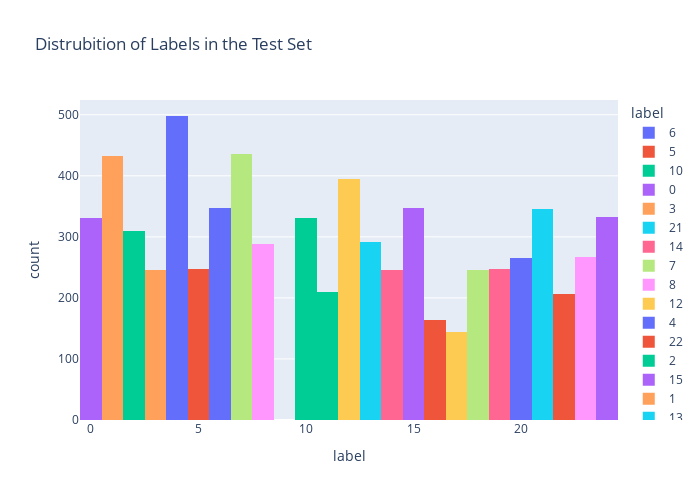

Notebook code cell kept with this figure:
### Code cell
#creating an interactive bar graph that shows the distrubition of labels within the test set
fig = px.histogram(test, 
                   x='label',
                   color = 'label',
                   title="Distrubition of Labels in the Test Set",
                   width=700, height=500)
fig.show()

### Figure 1 — Plotly figure (JSON) as saved in the notebook; plotly's stock layout.template omitted (floating-point values rounded to 4 significant figures; data arrays with more than 128 entries replaced by an {"elided": "..."} marker saying what was removed)
{"data": [{"alignmentgroup": "True", "bingroup": "x", "hovertemplate": "label=%{x}<br>count=%{y}<extra></extra>", "legendgroup": "6", "marker": {"color": "#636efa", "pattern": {"shape": ""}}, "name": "6", "offsetgroup": "6", "orientation": "v", "showlegend": true, "type": "histogram", "x": {"elided": "348 int values"}, "xaxis": "x", "yaxis": "y"}, {"alignmentgroup": "True", "bingroup": "x", "hovertemplate": "label=%{x}<br>count=%{y}<extra></extra>", "legendgroup": "5", "marker": {"color": "#EF553B", "pattern": {"shape": ""}}, "name": "5", "offsetgroup": "5", "orientation": "v", "showlegend": true, "type": "histogram", "x": {"elided": "247 int values"}, "xaxis": "x", "yaxis": "y"}, {"alignmentgroup": "True", "bingroup": "x", "hovertemplate": "label=%{x}<br>count=%{y}<extra></extra>", "legendgroup": "10", "marker": {"color": "#00cc96", "pattern": {"shape": ""}}, "name": "10", "offsetgroup": "10", "orientation": "v", "showlegend": true, "type": "histogram", "x": {"elided": "331 int values"}, "xaxis": "x", "yaxis": "y"}, {"alignmentgroup": "True", "bingroup": "x", "hovertemplate": "label=%{x}<br>count=%{y}<extra></extra>", "legendgroup": "0", "marker": {"color": "#ab63fa", "pattern": {"shape": ""}}, "name": "0", "offsetgroup": "0", "orientation": "v", "showlegend": true, "type": "histogram", "x": {"elided": "331 int values"}, "xaxis": "x", "yaxis": "y"}, {"alignmentgroup": "True", "bingroup": "x", "hovertemplate": "label=%{x}<br>count=%{y}<extra></extra>", "legendgroup": "3", "marker": {"color": "#FFA15A", "pattern": {"shape": ""}}, "name": "3", "offsetgroup": "3", "orientation": "v", "showlegend": true, "type": "histogram", "x": {"elided": "245 int values"}, "xaxis": "x", "yaxis": "y"}, {"alignmentgroup": "True", "bingroup": "x", "hovertemplate": "label=%{x}<br>count=%{y}<extra></extra>", "legendgroup": "21", "marker": {"color": "#19d3f3", "pattern": {"shape": ""}}, "name": "21", "offsetgroup": "21", "orientation": "v", "showlegend": true, "type": "histogram", "x": {"elided": "346 int values"}, "xaxis": "x", "yaxis": "y"}, {"alignmentgroup": "True", "bingroup": "x", "hovertemplate": "label=%{x}<br>count=%{y}<extra></extra>", "legendgroup": "14", "marker": {"color": "#FF6692", "pattern": {"shape": ""}}, "name": "14", "offsetgroup": "14", "orientation": "v", "showlegend": true, "type": "histogram", "x": {"elided": "246 int values"}, "xaxis": "x", "yaxis": "y"}, {"alignmentgroup": "True", "bingroup": "x", "hovertemplate": "label=%{x}<br>count=%{y}<extra></extra>", "legendgroup": "7", "marker": {"color": "#B6E880", "pattern": {"shape": ""}}, "name": "7", "offsetgroup": "7", "orientation": "v", "showlegend": true, "type": "histogram", "x": {"elided": "436 int values"}, "xaxis": "x", "yaxis": "y"}, {"alignmentgroup": "True", "bingroup": "x", "hovertemplate": "label=%{x}<br>count=%{y}<extra></extra>", "legendgroup": "8", "marker": {"color": "#FF97FF", "pattern": {"shape": ""}}, "name": "8", "offsetgroup": "8", "orientation": "v", "showlegend": true, "type": "histogram", "x": {"elided": "288 int values"}, "xaxis": "x", "yaxis": "y"}, {"alignmentgroup": "True", "bingroup": "x", "hovertemplate": "label=%{x}<br>count=%{y}<extra></extra>", "legendgroup": "12", "marker": {"color": "#FECB52", "pattern": {"shape": ""}}, "name": "12", "offsetgroup": "12", "orientation": "v", "showlegend": true, "type": "histogram", "x": {"elided": "394 int values"}, "xaxis": "x", "yaxis": "y"}, {"alignmentgroup": "True", "bingroup": "x", "hovertemplate": "label=%{x}<br>count=%{y}<extra></extra>", "legendgroup": "4", "marker": {"color": "#636efa", "pattern": {"shape": ""}}, "name": "4", "offsetgroup": "4", "orientation": "v", "showlegend": true, "type": "histogram", "x": {"elided": "498 int values"}, "xaxis": "x", "yaxis": "y"}, {"alignmentgroup": "True", "bingroup": "x", "hovertemplate": "label=%{x}<br>count=%{y}<extra></extra>", "legendgroup": "22", "marker": {"color": "#EF553B", "pattern": {"shape": ""}}, "name": "22", "offsetgroup": "22", "orientation": "v", "showlegend": true, "type": "histogram", "x": {"elided": "206 int values"}, "xaxis": "x", "yaxis": "y"}, {"alignmentgroup": "True", "bingroup": "x", "hovertemplate": "label=%{x}<br>count=%{y}<extra></extra>", "legendgroup": "2", "marker": {"color": "#00cc96", "pattern": {"shape": ""}}, "name": "2", "offsetgroup": "2", "orientation": "v", "showlegend": true, "type": "histogram", "x": {"elided": "310 int values"}, "xaxis": "x", "yaxis": "y"}, {"alignmentgroup": "True", "bingroup": "x", "hovertemplate": "label=%{x}<br>count=%{y}<extra></extra>", "legendgroup": "15", "marker": {"color": "#ab63fa", "pattern": {"shape": ""}}, "name": "15", "offsetgroup": "15", "orientation": "v", "showlegend": true, "type": "histogram", "x": {"elided": "347 int values"}, "xaxis": "x", "yaxis": "y"}, {"alignmentgroup": "True", "bingroup": "x", "hovertemplate": "label=%{x}<br>count=%{y}<extra></extra>", "legendgroup": "1", "marker": {"color": "#FFA15A", "pattern": {"shape": ""}}, "name": "1", "offsetgroup": "1", "orientation": "v", "showlegend": true, "type": "histogram", "x": {"elided": "432 int values"}, "xaxis": "x", "yaxis": "y"}, {"alignmentgroup": "True", "bingroup": "x", "hovertemplate": "label=%{x}<br>count=%{y}<extra></extra>", "legendgroup": "13", "marker": {"color": "#19d3f3", "pattern": {"shape": ""}}, "name": "13", "offsetgroup": "13", "orientation": "v", "showlegend": true, "type": "histogram", "x": {"elided": "291 int values"}, "xaxis": "x", "yaxis": "y"}, {"alignmentgroup": "True", "bingroup": "x", "hovertemplate": "label=%{x}<br>count=%{y}<extra></extra>", "legendgroup": "19", "marker": {"color": "#FF6692", "pattern": {"shape": ""}}, "name": "19", "offsetgroup": "19", "orientation": "v", "showlegend": true, "type": "histogram", "x": {"elided": "248 int values"}, "xaxis": "x", "yaxis": "y"}, {"alignmentgroup": "True", "bingroup": "x", "hovertemplate": "label=%{x}<br>count=%{y}<extra></extra>", "legendgroup": "18", "marker": {"color": "#B6E880", "pattern": {"shape": ""}}, "name": "18", "offsetgroup": "18", "orientation": "v", "showlegend": true, "type": "histogram", "x": {"elided": "246 int values"}, "xaxis": "x", "yaxis": "y"}, {"alignmentgroup": "True", "bingroup": "x", "hovertemplate": "label=%{x}<br>count=%{y}<extra></extra>", "legendgroup": "23", "marker": {"color": "#FF97FF", "pattern": {"shape": ""}}, "name": "23", "offsetgroup": "23", "orientation": "v", "showlegend": true, "type": "histogram", "x": {"elided": "267 int values"}, "xaxis": "x", "yaxis": "y"}, {"alignmentgroup": "True", "bingroup": "x", "hovertemplate": "label=%{x}<br>count=%{y}<extra></extra>", "legendgroup": "17", "marker": {"color": "#FECB52", "pattern": {"shape": ""}}, "name": "17", "offsetgroup": "17", "orientation": "v", "showlegend": true, "type": "histogram", "x": {"elided": "144 int values"}, "xaxis": "x", "yaxis": "y"}, {"alignmentgroup": "True", "bingroup": "x", "hovertemplate": "label=%{x}<br>count=%{y}<extra></extra>", "legendgroup": "20", "marker": {"color": "#636efa", "pattern": {"shape": ""}}, "name": "20", "offsetgroup": "20", "orientation": "v", "showlegend": true, "type": "histogram", "x": {"elided": "266 int values"}, "xaxis": "x", "yaxis": "y"}, {"alignmentgroup": "True", "bingroup": "x", "hovertemplate": "label=%{x}<br>count=%{y}<extra></extra>", "legendgroup": "16", "marker": {"color": "#EF553B", "pattern": {"shape": ""}}, "name": "16", "offsetgroup": "16", "orientation": "v", "showlegend": true, "type": "histogram", "x": {"elided": "164 int values"}, "xaxis": "x", "yaxis": "y"}, {"alignmentgroup": "True", "bingroup": "x", "hovertemplate": "label=%{x}<br>count=%{y}<extra></extra>", "legendgroup": "11", "marker": {"color": "#00cc96", "pattern": {"shape": ""}}, "name": "11", "offsetgroup": "11", "orientation": "v", "showlegend": true, "type": "histogram", "x": {"elided": "209 int values"}, "xaxis": "x", "yaxis": "y"}, {"alignmentgroup": "True", "bingroup": "x", "hovertemplate": "label=%{x}<br>count=%{y}<extra></extra>", "legendgroup": "24", "marker": {"color": "#ab63fa", "pattern": {"shape": ""}}, "name": "24", "offsetgroup": "24", "orientation": "v", "showlegend": true, "type": "histogram", "x": {"elided": "332 int values"}, "xaxis": "x", "yaxis": "y"}], "layout": {"barmode": "relative", "height": 500, "legend": {"title": {"text": "label"}, "tracegroupgap": 0}, "title": {"text": "Distrubition of Labels in the Test Set"}, "width": 700, "xaxis": {"anchor": "y", "categoryarray": [6, 5, 10, 0, 3, 21, 14, 7, 8, 12, 4, 22, 2, 15, 1, 13, 19, 18, 23, 17, 20, 16, 11, 24], "categoryorder": "array", "domain": [0, 1], "title": {"text": "label"}}, "yaxis": {"anchor": "x", "domain": [0, 1], "title": {"text": "count"}}}}
